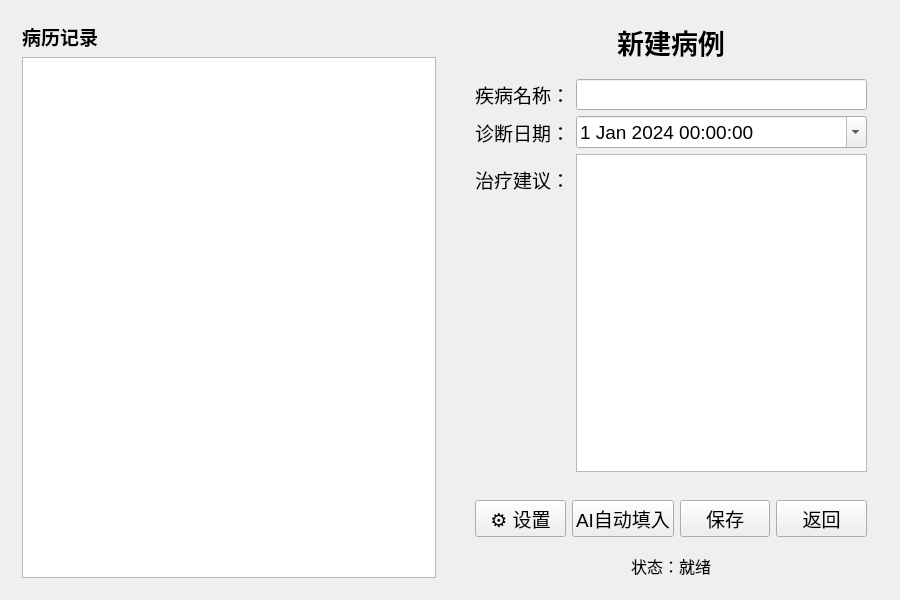
<?xml version="1.0" encoding="UTF-8"?>
<ui version="4.0">
 <class>MedicalRecordWidget</class>
 <widget class="QWidget" name="MedicalRecordWidget">
  <property name="geometry">
   <rect>
    <x>0</x>
    <y>0</y>
    <width>900</width>
    <height>600</height>
   </rect>
  </property>
  <property name="windowTitle">
   <string>病例记录</string>
  </property>
  <layout class="QHBoxLayout" name="horizontalLayout">
   <item>
    <widget class="QWidget" name="leftWidget">
     <property name="minimumWidth">
      <number>220</number>
     </property>
     <property name="maximumWidth">
      <number>250</number>
     </property>
     <layout class="QVBoxLayout" name="verticalLayout_2">
      <item>
       <widget class="QLabel" name="recordListLabel">
        <property name="font">
         <font>
          <pointsize>14</pointsize>
          <bold>true</bold>
         </font>
        </property>
        <property name="text">
         <string>病历记录</string>
        </property>
       </widget>
      </item>
      <item>
       <widget class="QListWidget" name="recordList">
        <property name="font">
         <font>
          <pointsize>12</pointsize>
         </font>
        </property>
       </widget>
      </item>
     </layout>
    </widget>
   </item>
   <item>
    <widget class="QWidget" name="rightWidget">
     <layout class="QVBoxLayout" name="verticalLayout">
      <item>
       <widget class="QLabel" name="titleLabel">
        <property name="font">
         <font>
          <pointsize>20</pointsize>
          <bold>true</bold>
         </font>
        </property>
        <property name="text">
         <string>新建病例</string>
        </property>
        <property name="alignment">
         <set>Qt::AlignmentFlag::AlignCenter</set>
        </property>
       </widget>
      </item>
      <item>
       <widget class="QWidget" name="formWidget">
        <layout class="QFormLayout" name="formLayout">
         <item row="0" column="0">
          <widget class="QLabel" name="diseaseLabel">
           <property name="font">
            <font>
             <pointsize>14</pointsize>
            </font>
           </property>
           <property name="text">
            <string>疾病名称：</string>
           </property>
          </widget>
         </item>
         <item row="0" column="1">
          <widget class="QLineEdit" name="diseaseEdit">
           <property name="font">
            <font>
             <pointsize>14</pointsize>
            </font>
           </property>
          </widget>
         </item>
         <item row="1" column="0">
          <widget class="QLabel" name="dateLabel">
           <property name="font">
            <font>
             <pointsize>14</pointsize>
            </font>
           </property>
           <property name="text">
            <string>诊断日期：</string>
           </property>
          </widget>
         </item>
         <item row="1" column="1">
          <widget class="QDateTimeEdit" name="dateEdit">
           <property name="font">
            <font>
             <pointsize>14</pointsize>
            </font>
           </property>
           <property name="calendarPopup">
            <bool>true</bool>
           </property>
           <property name="date">
            <date>
             <year>2024</year>
             <month>1</month>
             <day>1</day>
            </date>
           </property>
          </widget>
         </item>
         <item row="2" column="0">
          <widget class="QLabel" name="treatmentLabel">
           <property name="font">
            <font>
             <pointsize>14</pointsize>
            </font>
           </property>
           <property name="text">
            <string>治疗建议：</string>
           </property>
          </widget>
         </item>
         <item row="2" column="1">
          <widget class="QTextEdit" name="treatmentEdit">
           <property name="font">
            <font>
             <pointsize>14</pointsize>
            </font>
           </property>
           <property name="minimumHeight">
            <number>150</number>
           </property>
          </widget>
         </item>
        </layout>
       </widget>
      </item>
      <item>
       <widget class="QWidget" name="buttonWidget">
        <layout class="QHBoxLayout" name="horizontalLayout_2">
         <item>
          <widget class="QPushButton" name="settingsBtn">
           <property name="font">
            <font>
             <pointsize>14</pointsize>
            </font>
           </property>
           <property name="text">
            <string>⚙️ 设置</string>
           </property>
          </widget>
         </item>
         <item>
          <widget class="QPushButton" name="aiFillBtn">
           <property name="font">
            <font>
             <pointsize>14</pointsize>
            </font>
           </property>
           <property name="text">
            <string>AI自动填入</string>
           </property>
          </widget>
         </item>
         <item>
          <widget class="QPushButton" name="saveBtn">
           <property name="font">
            <font>
             <pointsize>14</pointsize>
            </font>
           </property>
           <property name="text">
            <string>保存</string>
           </property>
          </widget>
         </item>
         <item>
          <widget class="QPushButton" name="backBtn">
           <property name="font">
            <font>
             <pointsize>14</pointsize>
            </font>
           </property>
           <property name="text">
            <string>返回</string>
           </property>
          </widget>
         </item>
        </layout>
       </widget>
      </item>
      <item>
       <widget class="QLabel" name="statusLabel">
        <property name="font">
         <font>
          <pointsize>12</pointsize>
         </font>
        </property>
        <property name="text">
         <string>状态：就绪</string>
        </property>
        <property name="alignment">
         <set>Qt::AlignmentFlag::AlignCenter</set>
        </property>
       </widget>
      </item>
     </layout>
    </widget>
   </item>
  </layout>
 </widget>
 <layoutdefault spacing="6" margin="11"/>
 <resources/>
 <connections/>
</ui>
